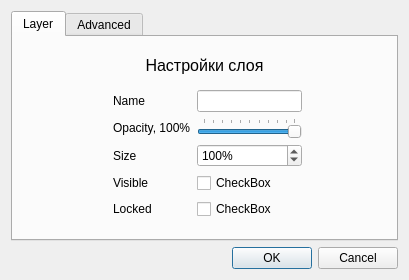
<?xml version="1.0" encoding="UTF-8"?>
<ui version="4.0">
 <class>Dialog</class>
 <widget class="QDialog" name="Dialog">
  <property name="geometry">
   <rect>
    <x>0</x>
    <y>0</y>
    <width>409</width>
    <height>280</height>
   </rect>
  </property>
  <property name="windowTitle">
   <string>Dialog</string>
  </property>
  <layout class="QGridLayout" name="gridLayout_2">
   <item row="0" column="0">
    <widget class="QTabWidget" name="tabWidget">
     <property name="currentIndex">
      <number>0</number>
     </property>
     <widget class="QWidget" name="tab">
      <attribute name="title">
       <string>Layer</string>
      </attribute>
      <layout class="QGridLayout" name="gridLayout_4">
       <item row="0" column="1" colspan="2">
        <widget class="QLabel" name="label">
         <property name="maximumSize">
          <size>
           <width>16777215</width>
           <height>20</height>
          </size>
         </property>
         <property name="font">
          <font>
           <pointsize>12</pointsize>
          </font>
         </property>
         <property name="text">
          <string>Настройки слоя</string>
         </property>
         <property name="alignment">
          <set>Qt::AlignCenter</set>
         </property>
        </widget>
       </item>
       <item row="1" column="0">
        <spacer name="horizontalSpacer">
         <property name="orientation">
          <enum>Qt::Horizontal</enum>
         </property>
         <property name="sizeHint" stdset="0">
          <size>
           <width>89</width>
           <height>20</height>
          </size>
         </property>
        </spacer>
       </item>
       <item row="1" column="2">
        <layout class="QGridLayout" name="gridLayout">
         <item row="3" column="1">
          <widget class="QCheckBox" name="checkBox">
           <property name="text">
            <string>CheckBox</string>
           </property>
           <property name="checked">
            <bool>false</bool>
           </property>
          </widget>
         </item>
         <item row="3" column="0">
          <widget class="QLabel" name="label_5">
           <property name="text">
            <string>Visible</string>
           </property>
          </widget>
         </item>
         <item row="4" column="0">
          <widget class="QLabel" name="label_6">
           <property name="text">
            <string>Locked</string>
           </property>
          </widget>
         </item>
         <item row="1" column="1">
          <widget class="QSlider" name="horizontalSlider">
           <property name="singleStep">
            <number>10</number>
           </property>
           <property name="value">
            <number>99</number>
           </property>
           <property name="orientation">
            <enum>Qt::Horizontal</enum>
           </property>
           <property name="tickPosition">
            <enum>QSlider::TicksAbove</enum>
           </property>
           <property name="tickInterval">
            <number>0</number>
           </property>
          </widget>
         </item>
         <item row="1" column="0">
          <widget class="QLabel" name="label_3">
           <property name="text">
            <string>Opacity, 100%</string>
           </property>
          </widget>
         </item>
         <item row="2" column="1">
          <widget class="QSpinBox" name="spinBox">
           <property name="suffix">
            <string>%</string>
           </property>
           <property name="maximum">
            <number>999</number>
           </property>
           <property name="value">
            <number>100</number>
           </property>
          </widget>
         </item>
         <item row="0" column="1">
          <widget class="QLineEdit" name="lineEdit"/>
         </item>
         <item row="2" column="0">
          <widget class="QLabel" name="label_4">
           <property name="text">
            <string>Size</string>
           </property>
          </widget>
         </item>
         <item row="0" column="0">
          <widget class="QLabel" name="label_2">
           <property name="text">
            <string>Name</string>
           </property>
          </widget>
         </item>
         <item row="4" column="1">
          <widget class="QCheckBox" name="checkBox_2">
           <property name="text">
            <string>CheckBox</string>
           </property>
          </widget>
         </item>
        </layout>
       </item>
       <item row="1" column="3">
        <spacer name="horizontalSpacer_2">
         <property name="orientation">
          <enum>Qt::Horizontal</enum>
         </property>
         <property name="sizeHint" stdset="0">
          <size>
           <width>89</width>
           <height>20</height>
          </size>
         </property>
        </spacer>
       </item>
      </layout>
     </widget>
     <widget class="QWidget" name="tab_2">
      <attribute name="title">
       <string>Advanced</string>
      </attribute>
      <layout class="QGridLayout" name="gridLayout_6">
       <item row="0" column="1">
        <widget class="QLabel" name="label_7">
         <property name="maximumSize">
          <size>
           <width>16777215</width>
           <height>20</height>
          </size>
         </property>
         <property name="font">
          <font>
           <pointsize>12</pointsize>
          </font>
         </property>
         <property name="text">
          <string>Настройки элемента</string>
         </property>
         <property name="alignment">
          <set>Qt::AlignCenter</set>
         </property>
        </widget>
       </item>
       <item row="1" column="0">
        <spacer name="horizontalSpacer_3">
         <property name="orientation">
          <enum>Qt::Horizontal</enum>
         </property>
         <property name="sizeHint" stdset="0">
          <size>
           <width>99</width>
           <height>20</height>
          </size>
         </property>
        </spacer>
       </item>
       <item row="1" column="1">
        <layout class="QGridLayout" name="gridLayout_5"/>
       </item>
       <item row="1" column="2">
        <spacer name="horizontalSpacer_4">
         <property name="orientation">
          <enum>Qt::Horizontal</enum>
         </property>
         <property name="sizeHint" stdset="0">
          <size>
           <width>99</width>
           <height>20</height>
          </size>
         </property>
        </spacer>
       </item>
      </layout>
     </widget>
    </widget>
   </item>
   <item row="1" column="0">
    <widget class="QDialogButtonBox" name="buttonBox">
     <property name="standardButtons">
      <set>QDialogButtonBox::Cancel|QDialogButtonBox::Ok</set>
     </property>
    </widget>
   </item>
  </layout>
 </widget>
 <resources/>
 <connections/>
</ui>
